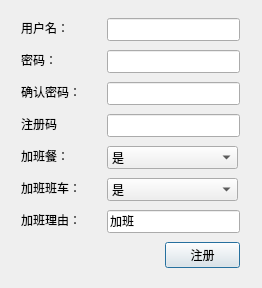
<?xml version="1.0" encoding="UTF-8"?>
<ui version="4.0">
 <class>CRegister</class>
 <widget class="QDialog" name="CRegister">
  <property name="geometry">
   <rect>
    <x>0</x>
    <y>0</y>
    <width>262</width>
    <height>288</height>
   </rect>
  </property>
  <property name="sizePolicy">
   <sizepolicy hsizetype="Fixed" vsizetype="Fixed">
    <horstretch>0</horstretch>
    <verstretch>0</verstretch>
   </sizepolicy>
  </property>
  <property name="windowTitle">
   <string>注册</string>
  </property>
  <property name="windowIcon">
   <iconset>
    <normaloff>Icon.png</normaloff>Icon.png</iconset>
  </property>
  <widget class="QLabel" name="Label_User">
   <property name="geometry">
    <rect>
     <x>21</x>
     <y>18</y>
     <width>64</width>
     <height>20</height>
    </rect>
   </property>
   <property name="font">
    <font>
     <family>Agency FB</family>
     <pointsize>9</pointsize>
    </font>
   </property>
   <property name="text">
    <string>用户名：</string>
   </property>
  </widget>
  <widget class="QLabel" name="Lablel_Psw1">
   <property name="geometry">
    <rect>
     <x>21</x>
     <y>50</y>
     <width>48</width>
     <height>20</height>
    </rect>
   </property>
   <property name="font">
    <font>
     <family>Agency FB</family>
     <pointsize>9</pointsize>
    </font>
   </property>
   <property name="text">
    <string>密码：</string>
   </property>
  </widget>
  <widget class="QLabel" name="Label_Psw2">
   <property name="geometry">
    <rect>
     <x>21</x>
     <y>82</y>
     <width>80</width>
     <height>20</height>
    </rect>
   </property>
   <property name="font">
    <font>
     <family>Agency FB</family>
     <pointsize>9</pointsize>
    </font>
   </property>
   <property name="text">
    <string>确认密码：</string>
   </property>
  </widget>
  <widget class="QLabel" name="Label_Dinner">
   <property name="geometry">
    <rect>
     <x>21</x>
     <y>146</y>
     <width>64</width>
     <height>20</height>
    </rect>
   </property>
   <property name="font">
    <font>
     <family>Agency FB</family>
     <pointsize>9</pointsize>
    </font>
   </property>
   <property name="text">
    <string>加班餐：</string>
   </property>
  </widget>
  <widget class="QLabel" name="Label_Bus">
   <property name="geometry">
    <rect>
     <x>21</x>
     <y>178</y>
     <width>80</width>
     <height>20</height>
    </rect>
   </property>
   <property name="font">
    <font>
     <family>Agency FB</family>
     <pointsize>9</pointsize>
    </font>
   </property>
   <property name="text">
    <string>加班班车：</string>
   </property>
  </widget>
  <widget class="QLineEdit" name="Text_User">
   <property name="geometry">
    <rect>
     <x>107</x>
     <y>18</y>
     <width>133</width>
     <height>23</height>
    </rect>
   </property>
   <property name="font">
    <font>
     <family>Agency FB</family>
     <pointsize>9</pointsize>
    </font>
   </property>
  </widget>
  <widget class="QLineEdit" name="Text_Psw1">
   <property name="geometry">
    <rect>
     <x>107</x>
     <y>50</y>
     <width>133</width>
     <height>23</height>
    </rect>
   </property>
   <property name="font">
    <font>
     <family>Agency FB</family>
     <pointsize>9</pointsize>
    </font>
   </property>
   <property name="echoMode">
    <enum>QLineEdit::Password</enum>
   </property>
  </widget>
  <widget class="QLineEdit" name="Text_Psw2">
   <property name="geometry">
    <rect>
     <x>107</x>
     <y>82</y>
     <width>133</width>
     <height>23</height>
    </rect>
   </property>
   <property name="font">
    <font>
     <family>Agency FB</family>
     <pointsize>9</pointsize>
    </font>
   </property>
   <property name="echoMode">
    <enum>QLineEdit::Password</enum>
   </property>
  </widget>
  <widget class="QComboBox" name="Combo_Dinner">
   <property name="geometry">
    <rect>
     <x>107</x>
     <y>146</y>
     <width>131</width>
     <height>23</height>
    </rect>
   </property>
   <property name="font">
    <font>
     <family>Agency FB</family>
     <pointsize>9</pointsize>
    </font>
   </property>
   <item>
    <property name="text">
     <string>是</string>
    </property>
   </item>
   <item>
    <property name="text">
     <string>否</string>
    </property>
   </item>
  </widget>
  <widget class="QComboBox" name="Combo_Bus">
   <property name="geometry">
    <rect>
     <x>107</x>
     <y>178</y>
     <width>131</width>
     <height>23</height>
    </rect>
   </property>
   <property name="font">
    <font>
     <family>Agency FB</family>
     <pointsize>9</pointsize>
    </font>
   </property>
   <item>
    <property name="text">
     <string>是</string>
    </property>
   </item>
   <item>
    <property name="text">
     <string>否</string>
    </property>
   </item>
  </widget>
  <widget class="QLineEdit" name="Text_Reason">
   <property name="geometry">
    <rect>
     <x>107</x>
     <y>210</y>
     <width>133</width>
     <height>23</height>
    </rect>
   </property>
   <property name="font">
    <font>
     <family>Agency FB</family>
     <pointsize>9</pointsize>
    </font>
   </property>
   <property name="text">
    <string>加班</string>
   </property>
  </widget>
  <widget class="QPushButton" name="Btn_Regist">
   <property name="geometry">
    <rect>
     <x>165</x>
     <y>242</y>
     <width>75</width>
     <height>26</height>
    </rect>
   </property>
   <property name="font">
    <font>
     <family>Agency FB</family>
     <pointsize>9</pointsize>
    </font>
   </property>
   <property name="text">
    <string>注册</string>
   </property>
  </widget>
  <widget class="QLineEdit" name="Text_RegCode">
   <property name="geometry">
    <rect>
     <x>107</x>
     <y>114</y>
     <width>133</width>
     <height>23</height>
    </rect>
   </property>
   <property name="font">
    <font>
     <family>Agency FB</family>
     <pointsize>9</pointsize>
    </font>
   </property>
  </widget>
  <widget class="QLabel" name="Label_RegCode">
   <property name="geometry">
    <rect>
     <x>21</x>
     <y>114</y>
     <width>48</width>
     <height>20</height>
    </rect>
   </property>
   <property name="font">
    <font>
     <family>Agency FB</family>
     <pointsize>9</pointsize>
    </font>
   </property>
   <property name="text">
    <string>注册码</string>
   </property>
  </widget>
  <widget class="QLabel" name="Label_Reason">
   <property name="geometry">
    <rect>
     <x>21</x>
     <y>210</y>
     <width>80</width>
     <height>20</height>
    </rect>
   </property>
   <property name="font">
    <font>
     <family>Agency FB</family>
     <pointsize>9</pointsize>
    </font>
   </property>
   <property name="text">
    <string>加班理由：</string>
   </property>
  </widget>
  <widget class="QLabel" name="Label_Status">
   <property name="geometry">
    <rect>
     <x>21</x>
     <y>242</y>
     <width>131</width>
     <height>20</height>
    </rect>
   </property>
   <property name="font">
    <font>
     <family>Agency FB</family>
     <pointsize>9</pointsize>
    </font>
   </property>
   <property name="text">
    <string/>
   </property>
  </widget>
 </widget>
 <tabstops>
  <tabstop>Text_User</tabstop>
  <tabstop>Text_Psw1</tabstop>
  <tabstop>Text_Psw2</tabstop>
  <tabstop>Text_RegCode</tabstop>
  <tabstop>Combo_Dinner</tabstop>
  <tabstop>Combo_Bus</tabstop>
  <tabstop>Text_Reason</tabstop>
  <tabstop>Btn_Regist</tabstop>
 </tabstops>
 <resources/>
 <connections/>
</ui>
